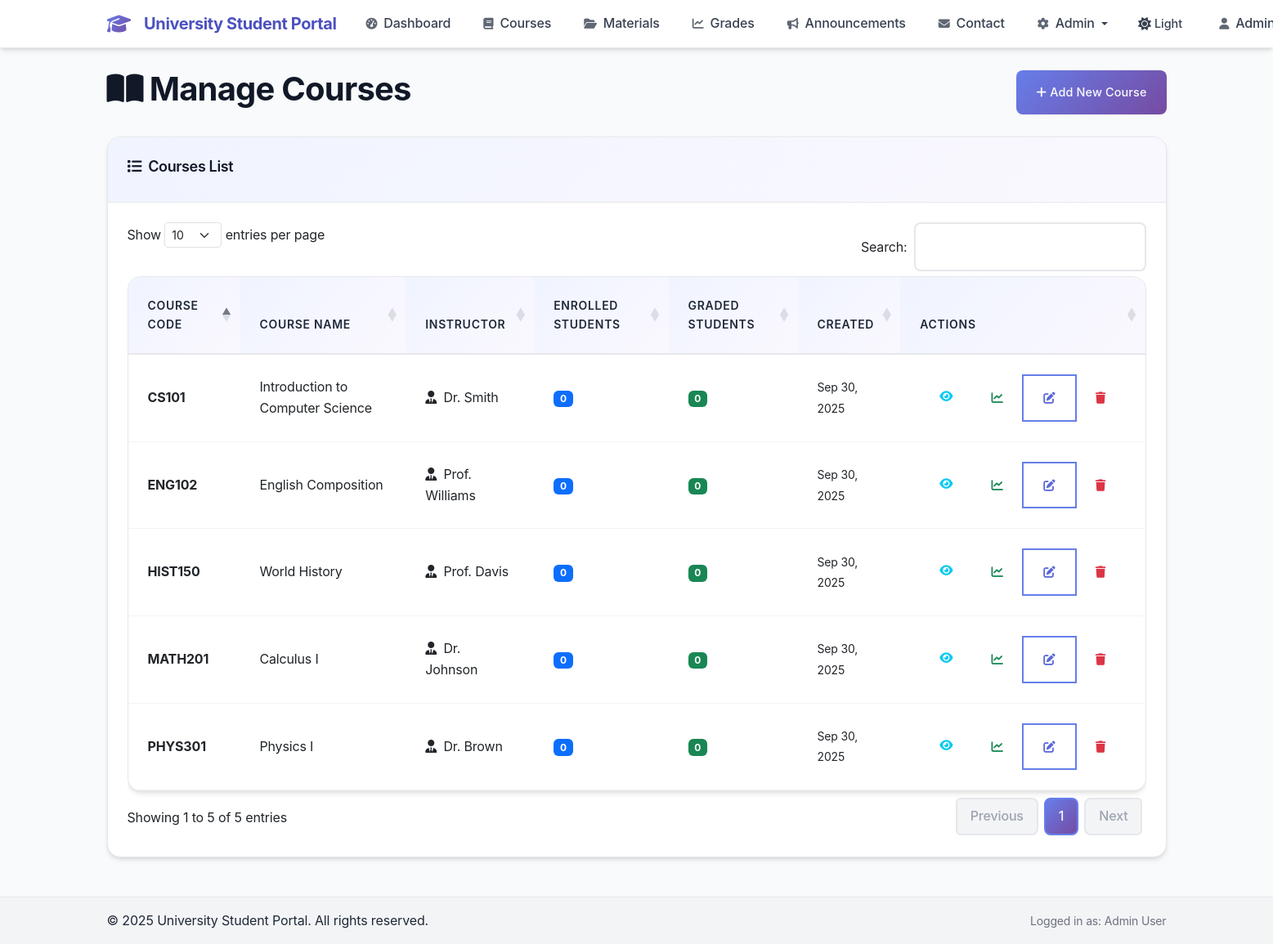
The page /admin_courses.php (signed in) on the database its author committed.
### tables this page shows
CREATE TABLE IF NOT EXISTS courses (
    id INT AUTO_INCREMENT PRIMARY KEY,
    course_code VARCHAR(20) NOT NULL UNIQUE,
    course_name VARCHAR(255) NOT NULL,
    instructor VARCHAR(255) NOT NULL,
    description TEXT,
    created_at TIMESTAMP DEFAULT CURRENT_TIMESTAMP
);

### db.php (called while the page is built, shortened)
<?php
function isLoggedIn() {
    return isset($_SESSION['user_id']) && !empty($_SESSION['user_id']);
}
function isAdmin() {
    return isset($_SESSION['role']) && $_SESSION['role'] === 'admin';
}
function sanitizeInput($input) {
    return htmlspecialchars(trim($input), ENT_QUOTES, 'UTF-8');
}
?>

### admin_courses.php (the view, shortened to what this page needs)
<?php
require_once 'db.php';
require_once 'header.php';
try {
    $stmt = $pdo->prepare("
        SELECT c.*,
               COUNT(DISTINCT e.user_id) as enrolled_students,
               COUNT(DISTINCT g.user_id) as graded_students
        FROM courses c
        LEFT JOIN enrollments e ON c.id = e.course_id
        LEFT JOIN grades g ON c.id = g.course_id
        GROUP BY c.id, c.course_code, c.course_name, c.instructor, c.description, c.created_at
        ORDER BY c.course_code
    ");
    $stmt->execute();
    $courses = $stmt->fetchAll();
} catch (PDOException $e) {
    $error_message = 'Database error occurred while loading courses.';
}
?>
<div class="d-flex justify-content-between align-items-center mb-4">
    <h1><i class="fas fa-book-open me-2"></i>Manage Courses</h1>
    <button class="btn btn-primary" data-bs-toggle="modal" data-bs-target="#addCourseModal">
        <i class="fas fa-plus me-1"></i>Add New Course
    </button>
</div>
<?php if (!empty($courses)): ?>
<div class="card">
    <div class="card-header">
        <h5><i class="fas fa-list me-2"></i>Courses List</h5>
    </div>
    <div class="card-body">
        <div class="table-responsive">
            <table class="table table-hover datatable">
                <thead>
                    <tr>
                        <th>Course Code</th>
                        <th>Course Name</th>
                        <th>Instructor</th>
                        <th>Enrolled Students</th>
                        <th>Graded Students</th>
                        <th>Created</th>
                        <th>Actions</th>
                    </tr>
                </thead>
                <tbody>
                    <?php foreach ($courses as $course): ?>
                        <tr>
                            <td>
                                <strong><?= sanitizeInput($course['course_code']) ?></strong>
                            </td>
                            <td><?= sanitizeInput($course['course_name']) ?></td>
                            <td>
                                <i class="fas fa-user-tie me-1"></i>
                                <?= sanitizeInput($course['instructor']) ?>
                            </td>
                            <td>
                                <span class="badge bg-primary"><?= $course['enrolled_students'] ?></span>
                            </td>
                            <td>
                                <span class="badge bg-success"><?= $course['graded_students'] ?></span>
                            </td>
                            <td>
                                <small><?= date('M j, Y', strtotime($course['created_at'])) ?></small>
                            </td>
                            <td>
                                <div class="btn-group btn-group-sm" role="group">
                                    <a href="course.php?id=<?= $course['id'] ?>"
                                       class="btn btn-outline-info" title="View Details">
                                        <i class="fas fa-eye"></i>
                                    </a>
                                    <button class="btn btn-outline-success"
                                            onclick="manageGrades(<?= $course['id'] ?>, '<?= sanitizeInput($course['course_name']) ?>')"
                                            title="Manage Grades">
                                        <i class="fas fa-chart-line"></i>
                                    </button>
                                    <button class="btn btn-outline-primary"
                                            onclick="editCourse(<?= htmlspecialchars(json_encode($course), ENT_QUOTES, 'UTF-8') ?>)"
                                            title="Edit Course">
                                        <i class="fas fa-edit"></i>
                                    </button>
                                    <button class="btn btn-outline-danger"
                                            onclick="deleteCourse(<?= $course['id'] ?>, '<?= sanitizeInput($course['course_name']) ?>')"
                                            title="Delete Course">
                                        <i class="fas fa-trash"></i>
                                    </button>
                                </div>
                            </td>
                        </tr>
                    <?php endforeach; ?>
                </tbody>
            </table>
        </div>
    </div>
</div>
<?php endif; ?>
<?php require_once 'footer.php'; ?>

### header.php (shortened to what this page needs)
<?php
require_once 'db.php';
?>
<!DOCTYPE html>
<html lang="en">
<head>
    <link href="https://cdn.jsdelivr.net/npm/bootstrap@5.3.0/dist/css/bootstrap.min.css" rel="stylesheet">
    <link href="https://cdnjs.cloudflare.com/ajax/libs/font-awesome/6.4.0/css/all.min.css" rel="stylesheet">
    <link href="https://cdn.datatables.net/1.13.4/css/dataTables.bootstrap5.min.css" rel="stylesheet">
    <link href="style.css" rel="stylesheet">
</head>
<body>
<div class="page-transition">
<?php if (isLoggedIn()): ?>
<nav class="navbar navbar-expand-lg">
    <div class="container">
        <a class="navbar-brand" href="dashboard.php">
            <i class="fas fa-graduation-cap me-2"></i>
            <?= SITE_NAME ?>
        </a>
        <div class="collapse navbar-collapse" id="navbarNav">
            <ul class="navbar-nav me-auto">
                <li class="nav-item">
                    <a class="nav-link" href="dashboard.php">
                        <i class="fas fa-tachometer-alt me-1"></i>Dashboard
                    </a>
                </li>
                <li class="nav-item">
                    <a class="nav-link" href="courses.php">
                        <i class="fas fa-book me-1"></i>Courses
                    </a>
                </li>
                <li class="nav-item">
                    <a class="nav-link" href="materials.php">
                        <i class="fas fa-folder-open me-1"></i>Materials
                    </a>
                </li>
                <li class="nav-item">
                    <a class="nav-link" href="grades.php">
                        <i class="fas fa-chart-line me-1"></i>Grades
                    </a>
                </li>
                <li class="nav-item">
                    <a class="nav-link" href="news.php">
                        <i class="fas fa-bullhorn me-1"></i>Announcements
                    </a>
                </li>
                <li class="nav-item">
                    <a class="nav-link" href="contact.php">
                        <i class="fas fa-envelope me-1"></i>Contact
                    </a>
                </li>
                <?php if (isAdmin()): ?>
                <li class="nav-item dropdown">
                    <a class="nav-link dropdown-toggle" href="#" role="button" data-bs-toggle="dropdown">
                        <i class="fas fa-cog me-1"></i>Admin
                    </a>
                </li>
                <?php endif; ?>
            </ul>
            <ul class="navbar-nav">
                <li class="nav-item me-2">
                    <button class="theme-toggle" onclick="toggleTheme()" id="theme-toggle" title="Toggle theme">
                        <i class="fas fa-sun" id="theme-icon"></i>
                        <span id="theme-text">Light</span>
                    </button>
                </li>
                <li class="nav-item dropdown">
                    <a class="nav-link dropdown-toggle" href="#" role="button" data-bs-toggle="dropdown">
                        <i class="fas fa-user me-1"></i>
                        <?= sanitizeInput($_SESSION['name'] ?? 'User') ?>
                    </a>
                </li>
            </ul>
        </div>
    </div>
</nav>
<?php endif; ?>
<main class="<?= isLoggedIn() ? 'container mt-4' : '' ?>">

### footer.php (shortened to what this page needs)
</main>
<?php if (isLoggedIn()): ?>
<footer class="bg-white mt-5 py-3" style="background-color: var(--gray-100) !important; border-top: 1px solid var(--gray-200);">
    <div class="container">
        <div class="row">
            <div class="col-md-6">
                <p class="mb-0">&copy; <?= date('Y') ?> <?= SITE_NAME ?>. All rights reserved.</p>
            </div>
            <div class="col-md-6 text-end">
                <small class="text-muted">Logged in as: <?= sanitizeInput($_SESSION['name'] ?? 'User') ?></small>
            </div>
        </div>
    </div>
</footer>
<?php endif; ?>
</div>
</body>
</html>

### rows shown on the page
courses: course_code "CS101", course_name "Introduction to Computer Science", instructor "Dr. Smith", enrolled_students "0", graded_students "0", created_at "Sep 30, 2025"
courses: course_code "ENG102", course_name "English Composition", instructor "Prof. Williams", enrolled_students "0", graded_students "0", created_at "Sep 30, 2025"
courses: course_code "HIST150", course_name "World History", instructor "Prof. Davis", enrolled_students "0", graded_students "0", created_at "Sep 30, 2025"
courses: course_code "MATH201", course_name "Calculus I", instructor "Dr. Johnson", enrolled_students "0", graded_students "0", created_at "Sep 30, 2025"
courses: course_code "PHYS301", course_name "Physics I", instructor "Dr. Brown", enrolled_students "0", graded_students "0", created_at "Sep 30, 2025"

### other values the page prints
SITE_NAME "University Student Portal"
sanitizeInput($_SESSION['name'] ?? 'User') "Admin User"
